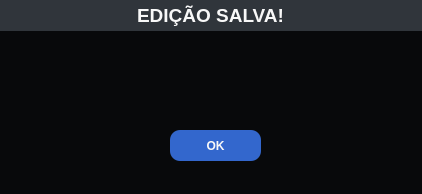
<?xml version="1.0" encoding="UTF-8"?>
<ui version="4.0">
 <class>MainWindow</class>
 <widget class="QMainWindow" name="MainWindow">
  <property name="geometry">
   <rect>
    <x>0</x>
    <y>0</y>
    <width>422</width>
    <height>194</height>
   </rect>
  </property>
  <property name="minimumSize">
   <size>
    <width>422</width>
    <height>194</height>
   </size>
  </property>
  <property name="maximumSize">
   <size>
    <width>422</width>
    <height>194</height>
   </size>
  </property>
  <property name="windowTitle">
   <string>Mensagem</string>
  </property>
  <property name="styleSheet">
   <string notr="true">background-color:#08090B;
</string>
  </property>
  <widget class="QWidget" name="centralwidget">
   <widget class="QLabel" name="label">
    <property name="geometry">
     <rect>
      <x>-10</x>
      <y>0</y>
      <width>441</width>
      <height>31</height>
     </rect>
    </property>
    <property name="styleSheet">
     <string notr="true">background-color:#30353B;
color:#F8F8F8;</string>
    </property>
    <property name="frameShape">
     <enum>QFrame::NoFrame</enum>
    </property>
    <property name="text">
     <string>&lt;html&gt;&lt;head/&gt;&lt;body&gt;&lt;p align=&quot;center&quot;&gt;&lt;span style=&quot; font-size:14pt; font-weight:600;&quot;&gt;EDIÇÃO SALVA!&lt;/span&gt;&lt;/p&gt;&lt;/body&gt;&lt;/html&gt;</string>
    </property>
   </widget>
   <widget class="QLabel" name="label_2">
    <property name="geometry">
     <rect>
      <x>190</x>
      <y>60</y>
      <width>51</width>
      <height>41</height>
     </rect>
    </property>
    <property name="text">
     <string/>
    </property>
    <property name="pixmap">
     <pixmap>check.svg</pixmap>
    </property>
    <property name="scaledContents">
     <bool>true</bool>
    </property>
   </widget>
   <widget class="QPushButton" name="pushButton">
    <property name="geometry">
     <rect>
      <x>170</x>
      <y>130</y>
      <width>91</width>
      <height>31</height>
     </rect>
    </property>
    <property name="font">
     <font>
      <weight>75</weight>
      <bold>true</bold>
     </font>
    </property>
    <property name="cursor">
     <cursorShape>PointingHandCursor</cursorShape>
    </property>
    <property name="styleSheet">
     <string notr="true">color:#F8F8F8;
background-color: #3367CD;
border-radius: 10px;
</string>
    </property>
    <property name="text">
     <string>OK</string>
    </property>
   </widget>
  </widget>
 </widget>
 <resources/>
 <connections/>
</ui>
